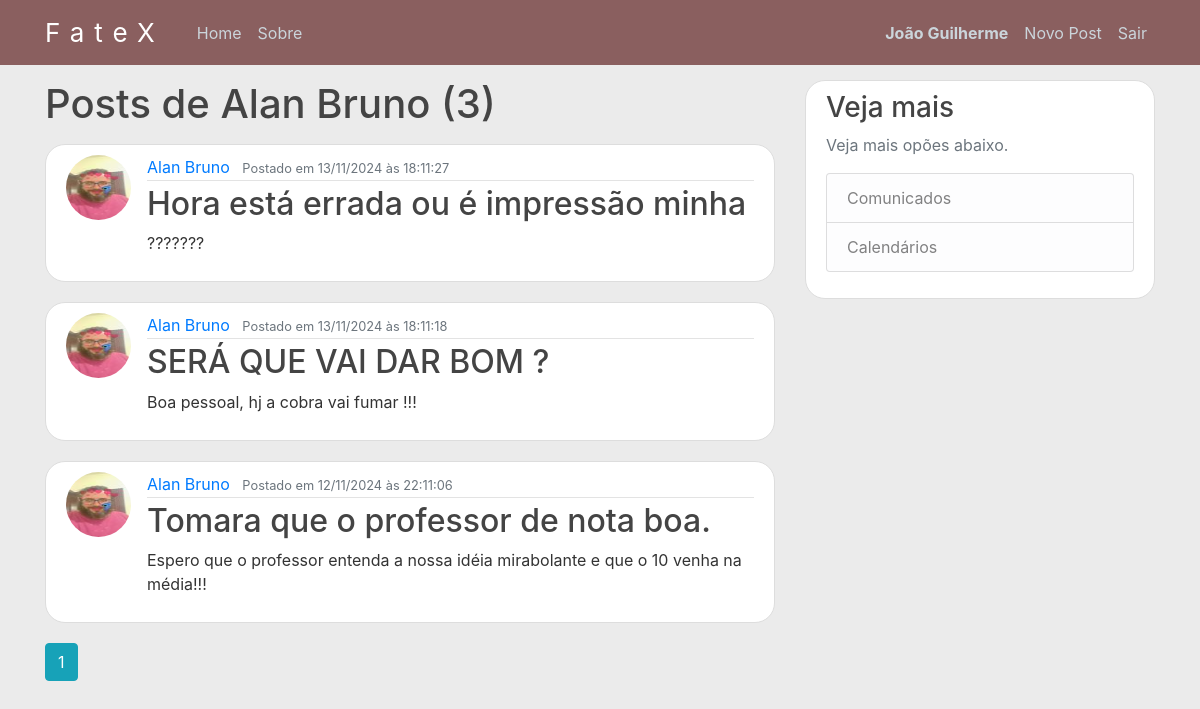
The app's page /user/Alan Bruno  (signed in) with its own data.
### app/models.py (models this page shows, shortened)
class User(db.Model, UserMixin):
    id = db.Column(db.Integer, primary_key=True)
    username = db.Column(db.String(20), unique=True, nullable=False)
    email = db.Column(db.String(120), unique=True, nullable=False)
    image_file = db.Column(db.String(20), nullable=False, default='default.jpg')
    password = db.Column(db.String(60), nullable=False)
    posts = db.relationship('Post', backref='author', lazy=True)

class Post(db.Model):
    id = db.Column(db.Integer, primary_key=True)
    title = db.Column(db.String(100), nullable=False)
    date_posted = db.Column(db.DateTime, nullable=False, default = datetime.utcnow)
    content = db.Column(db.Text, nullable=False)
    user_id = db.Column(db.Integer, db.ForeignKey('user.id'), nullable=False)

### app/routes.py (the view)
@app.route("/user/<string:username>")
@login_required
def user_posts(username):
    page = request.args.get('page', 1, type=int)
    user = User.query.filter_by(username=username).first_or_404()
    posts = Post.query.filter_by(author=user)
    posts = posts.order_by(Post.date_posted.desc())
    posts = posts.paginate(page=page, per_page=5)
    return render_template('user_posts.html', posts = posts, user=user)

### app/models.py (called while the page is built)
@login_manager.user_loader
def load_user(user_id):
    return User.query.get(int(user_id))

### app/templates/user_posts.html
{%extends "layout.html"%}
{%block content%}
<h1 class="mb-3">Posts de {{user.username}} ({{posts.total}})</h1>
{%for post in posts.items%}
<article class="media content-section">
    <img class="rounded-circle article-img" src="{{url_for('static', filename='profile_pics/' + post.author.image_file)}}">
    <div class="media-body">
        <div class="article-metadata">
            <a class="mr-2" href="{{url_for('user_posts', username=post.author.username)}}">{{ post.author.username }}</a>
            <small class="text-muted">Postado em {{ post.date_posted.strftime('%d/%m/%Y às %H:%m:%S') }}</small>
        </div>
        <h2><a class="article-title" href="{{url_for('post', post_id=post.id)}}">{{ post.title }}</a></h2>
        <p class="article-content">{{ post.content }}</p>
    </div>
</article>
{%endfor%}
{%for page_num in posts.iter_pages(left_edge=1, right_edge=1, left_current=1, right_current=2)%}
    {% if page_num %}
        {% if posts.page == page_num %}
            <a class="btn btn-info mb-4" href="{{url_for('user_posts', username=user.username, page=page_num)}}">{{page_num}}</a>
        {% else %}
            <a class="btn btn-outline-info mb-4" href="{{url_for('user_posts', username=user.username, page=page_num)}}">{{page_num}}</a>
        {% endif %}
    {% else %}
        ...
    {% endif %}
{%endfor%}
{%endblock content%}

### app/templates/layout.html (shortened to what this page needs)
<!DOCTYPE html>
<html>
<head>
    <link rel="stylesheet" href="https://maxcdn.bootstrapcdn.com/bootstrap/4.0.0/css/bootstrap.min.css">
    <link rel="stylesheet" type="text/css" href="{{ url_for('static', filename='main.css') }}">
</head>
<body>
    <header class="site-header">
      <nav class="navbar navbar-expand-md navbar-dark bg-steel fixed-top">
        <div class="container">
          <a class="navbar-brand mr-4" href="/">FateX</a>
          <div class="collapse navbar-collapse" id="navbarToggle">
            <div class="navbar-nav mr-auto">
              <a class="nav-item nav-link" href="{{ url_for('home') }}">Home</a>
              <a class="nav-item nav-link" href="{{ url_for('about') }}">Sobre</a>
            </div>
            <div class="navbar-nav">
              {% if current_user.is_authenticated %}
                <strong><a class="nav-item nav-link" href="{{ url_for('account') }}">{{current_user.username}}</a></strong>
                <a class="nav-item nav-link" href="{{ url_for('new_post') }}">Novo Post</a>
                <a class="nav-item nav-link" href="{{ url_for('logout') }}">Sair</a>
              {% else %}
                <a class="nav-item nav-link" href="{{ url_for('login') }}">Entrar</a>
                <a class="nav-item nav-link" href="{{ url_for('register') }}">Cadastre-se</a>
              {% endif %}
            </div>
          </div>
        </div>
      </nav>
    </header>
    <main role="main" class="container">
      <div class="row">
        <div class="col-md-8">
          {% block content %}{% endblock %}
        </div>
        <div class="col-md-4">
          <div class="content-section">
            <h3>Veja mais</h3>
            <p class='text-muted'>Veja mais opões abaixo.
              <ul class="list-group">
                <li class="list-group-item list-group-item-light">Comunicados</li>
                <li class="list-group-item list-group-item-light">Calendários</li>
              </ul>
            </p>
          </div>
        </div>
      </div>
    </main>
</body>
</html>

### app/static/main.css (style rules this page uses)
body { background: #e6e6e6c7; color: #333333; margin-top: 5rem; }
h1, h2, h3, h4, h5, h6 { color: #444444; }
.bg-steel { background-color: #8a5f5f; }
.navbar-brand { font-size: 26px; letter-spacing: 10px; text-decoration: solid; }
.site-header .navbar-nav .nav-link { color: #cbd5db; }
.content-section { background: #ffffff; padding: 10px 20px; border: 1px solid #dddddd; border-radius: 20px; margin-bottom: 20px; }
.article-title { color: #444444; }
.article-content { white-space: pre-line; }
.article-img { height: 65px; width: 65px; margin-right: 16px; }
.article-metadata { padding-bottom: 1px; margin-bottom: 4px; border-bottom: 1px solid #e3e3e3 }

### records on screen
User: username "João Guilherme"
User: username "Alan Bruno"
Post: image_file (picture), author.username "Alan Bruno", date_posted "13/11/2024 às 18:11:27", title "Hora está errada ou é impressão minha", content "???????"
Post: image_file (picture), author.username "Alan Bruno", date_posted "13/11/2024 às 18:11:18", title "SERÁ QUE VAI DAR BOM ?", content "Boa pessoal, hj a cobra vai fumar !!!"
Post: image_file (picture), author.username "Alan Bruno", date_posted "12/11/2024 às 22:11:06", title "Tomara que o professor de nota boa.", content "Espero que o professor entenda a nossa idéia mirabolante e que o 10 venha na média!!!"

### other values on screen
{{ posts.total }} "3"
{{ page_num }} "1"
